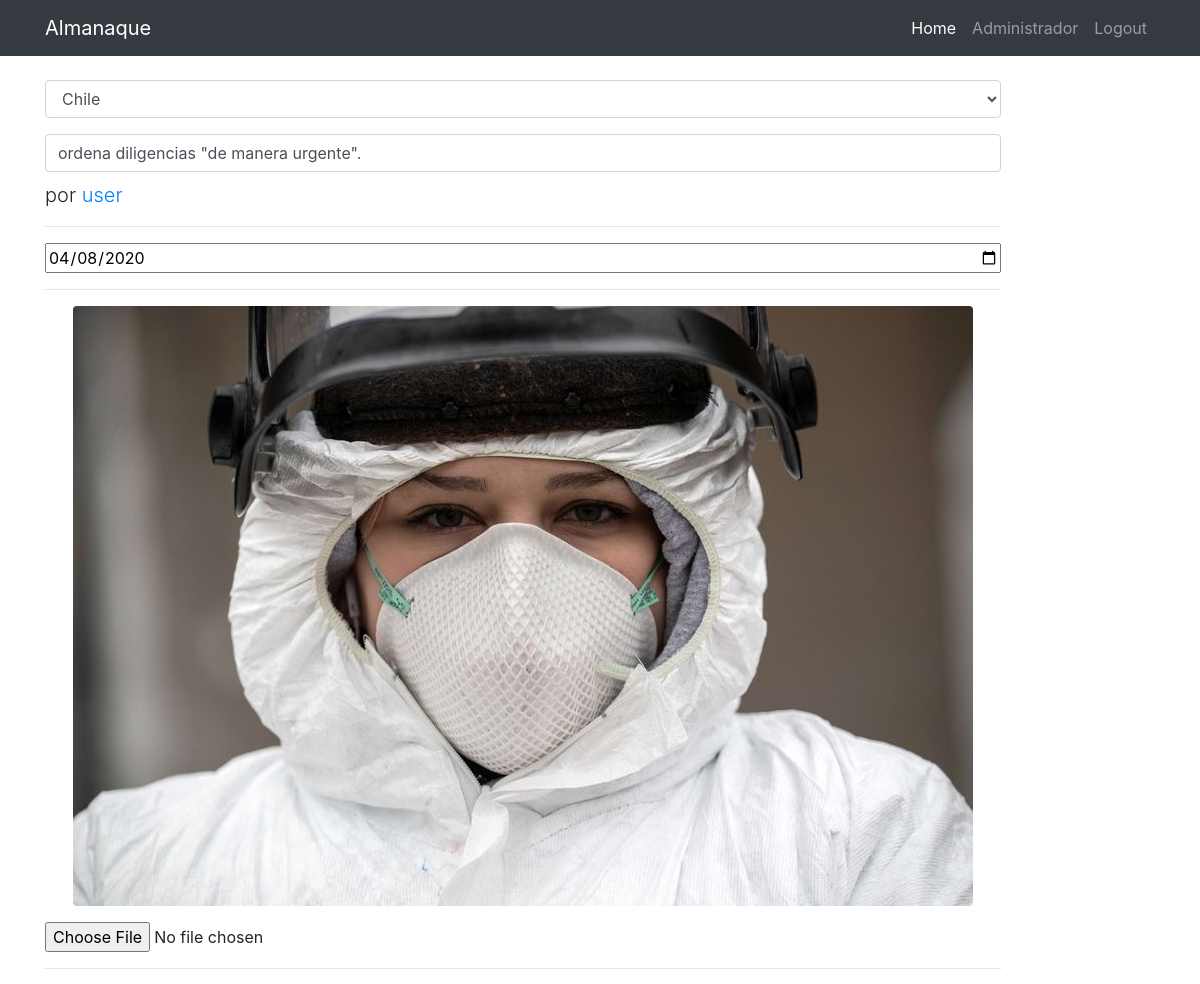
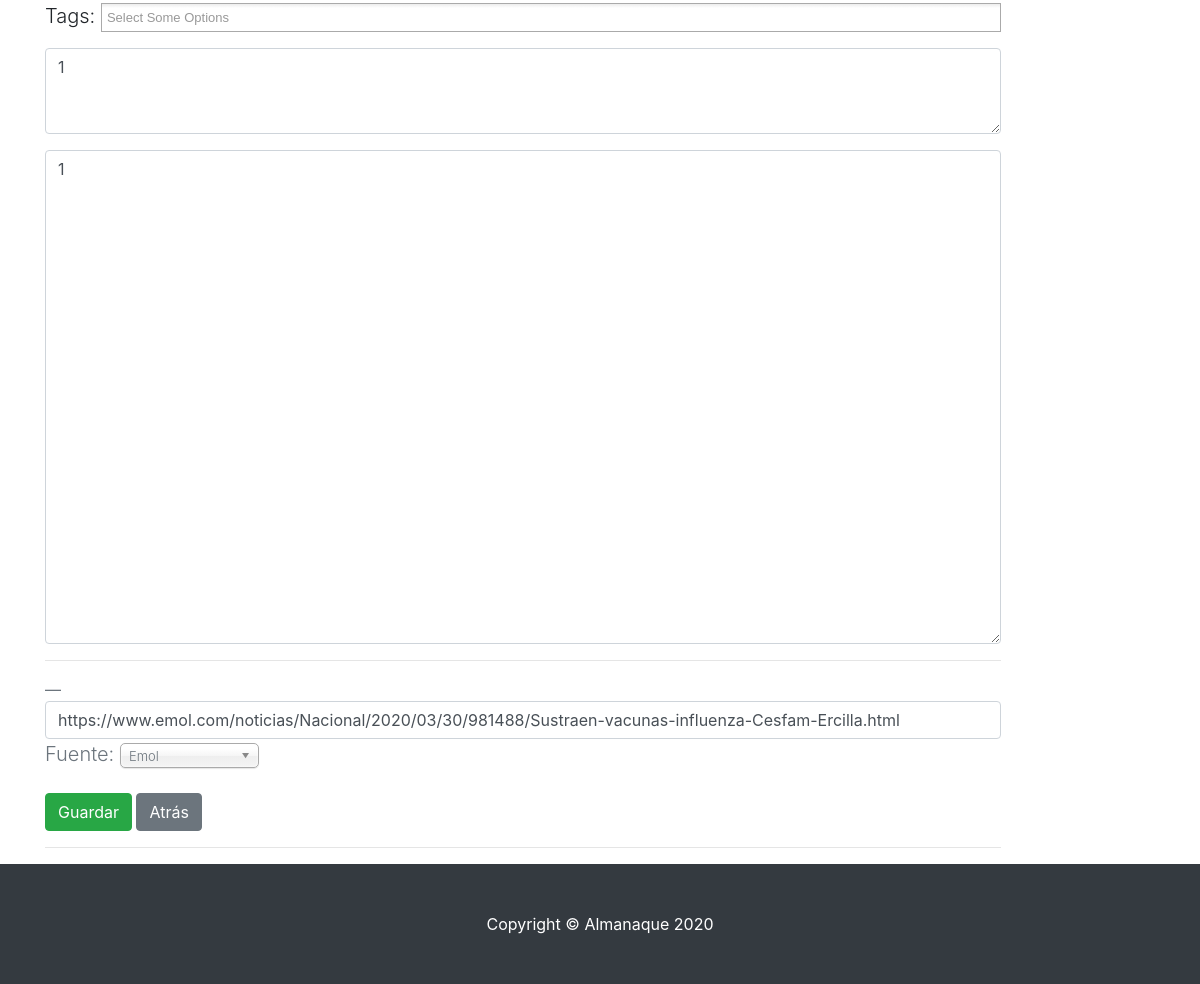
The app's page /news/update/14 (signed in) with its own data (2 pictures, top to bottom).
### news/models.py (models this page shows, shortened)
class News(models.Model):
    url = models.CharField(max_length=400, verbose_name="URL Principal")
    title = models.CharField(max_length=400, verbose_name="Titulo", null=True, blank=True)
    headline = models.TextField(verbose_name="Encabezado", null=True, blank=True)
    explanation = models.TextField(verbose_name="Cuerpo", null=True, blank=True)
    hash_news = models.CharField(max_length=400, verbose_name="Hash noticia", null=True, blank=True)
    publication_date = models.DateField(verbose_name="Fecha de publicación", null=True, blank=True)
    tags = models.ManyToManyField(Tags, verbose_name="Tags")
    image = models.ImageField(upload_to='imagenes/')
    source = models.ForeignKey(Source, verbose_name="Fuente", on_delete=models.CASCADE)
    editor = models.ForeignKey(User, verbose_name="Usuario", on_delete=models.CASCADE)
    country = models.ForeignKey(Country, verbose_name="Pais", on_delete=models.CASCADE)
    state = models.BooleanField(verbose_name="Estado", default=True)
    created = models.DateTimeField(auto_now_add=True, verbose_name="Fecha de creación")
    updated = models.DateTimeField(auto_now=True, verbose_name="Fecha de edición")
    class Meta:
        verbose_name = "Noticia"
        verbose_name_plural = "Noticias"
        ordering = ['-created']

class Source(models.Model):
    name = models.CharField(max_length=45, unique=True, verbose_name="Nombre")
    description = models.TextField(max_length=100, verbose_name="Descripción", null=True, blank=True)
    state = models.BooleanField(verbose_name="Estado", default=True)
    created = models.DateTimeField(auto_now_add=True, verbose_name="Fecha de creación")
    updated = models.DateTimeField(auto_now=True, verbose_name="Fecha de edición")
    class Meta:
        verbose_name = "fuente"
        verbose_name_plural = "fuentes"
        ordering = ['-created']
    def __str__(self):
        return self.name

### news/views.py (the view, shortened to what this page needs)
# urls.py: path('update/<int:pk>', login_required(NewsUpdate.as_view()), name='update'),
@method_decorator(allowed_users(allowed_roles=['Editor','Admin']),name="dispatch")
class NewsUpdate(UpdateView):
    model = News
    form_class = NewsForm
    template_name_suffix = '_update_form'
    def get(self, request, *args, **kwargs):
        response = super().get(request, *args, **kwargs)
        if self.object.editor != self.request.user:
            return HttpResponse('You are not authorized')
        return response

### news/models.py (called while the page is built)
    def __str__(self):
        return self.name

    def __str__(self):
        return self.name

### news/templates/news/news_update_form.html (shortened to what this page needs)
{% extends 'core/base.html' %}
{% block content %}
<div class="row">
  <form method="post" action="" enctype="multipart/form-data">{% csrf_token %}
    <div class="col-lg-12">
        <p class="mt-4 lead">{{ form.country }}</p>
      <h1 class="mt-1" align="justify">{{ form.title }}</h1>
      <p class="lead">
        por
        <a href="#">{{ news.editor }}</a>
      </p>
      <hr>
      <input type="date" name="publication_date" class="form-control-file mt-3" id="publication_date" value="{{ news.publication_date|date:'m-d-Y' }}">
      <hr>
      <img class="img-fluid rounded" style="display:flex; margin:0 auto;" width="900" height="300" src="{{ news.image.url }}" alt="...">
      <input type="file" name="image" class="form-control-file mt-3" id="image">
      <hr>
      <p class="lead" align="justify">Tags:
      </p>
      <blockquote class="blockquote">
        <p class="mb-0" align="justify">{{ form.headline }}</p>
      </blockquote>
      <p align="justify">{{ form.explanation }}</p>
      <hr>
      <blockquote class="blockquote">
        <footer class="blockquote-footer">
          <cite title="Source Title">{{ form.url }}</cite>
          <p class="lead">
            Fuente:
          <label>{{ form.source }}</label>
          </p>
        </footer>
    </blockquote>
    <button type="submit" class="btn btn-success">Guardar</button>
    <a href="{% url 'home' %}" class="btn btn-secondary">Atrás</a>
    </form>
    <hr>
    </div>
  </div>
{% endblock content %}

### core/templates/core/base.html (shortened to what this page needs)
<!DOCTYPE html>
<html lang="en">
<head>
  {% load static %}
  <link href="{% static 'core/vendor/bootstrap/css/bootstrap.min.css' %}" rel="stylesheet">
  <link href="{% static 'core/css/bootstrap-select.min.css' %}" rel="stylesheet">
  <link href="{% static 'core/css/chosen.css' %}" rel="stylesheet">
  <link href="{% static 'core/css/blog-home.css' %}" rel="stylesheet">
  <link href="{% static 'core/css/blog-post.css' %}" rel="stylesheet">
</head>
<body>
  <nav class="navbar navbar-expand-lg navbar-dark bg-dark fixed-top">
    <div class="container">
      <a class="navbar-brand" href="{% url 'home' %}">Almanaque</a>
      <div class="collapse navbar-collapse" id="navbarResponsive">
        <ul class="navbar-nav ml-auto">
          <li class="nav-item active">
            <a class="nav-link" href="{% url 'home' %}">Home
            </a>
          </li>
          <li class="nav-item">
            <a class="nav-link">{{ request.user.first_name }}</a>
          </li>
          <li class="nav-item">
            <a class="nav-link" href="{% url 'logout' %}">Logout</a>
          </li>
        </ul>
      </div>
    </div>
  </nav>
  <div class="container">
    {% block content %}{% endblock content %}
  <footer class="py-5 bg-dark">
    <div class="container">
      <p class="m-0 text-center text-white">Copyright &copy; Almanaque 2020 </p>
    </div>
  </footer>
</body>
</html>

### core/static/core/css/blog-home.css (style rules this page uses)
body { padding-top: 56px; }

### core/static/core/css/blog-post.css (style rules this page uses)
body { padding-top: 56px; }

### records on screen
News: country "Chile", title "ordena diligencias \"de manera urgente\".", editor "user", publication_date "04/08/2020", image (picture), headline "1", explanation "1", url "https://www.emol.com/noticias/Nacional/2020/03/30/981488/Sustraen-vacunas-influenza-Cesfam-Ercilla.html", source "Emol"

### other values on screen
{{ request.user.first_name }} "Administrador"
